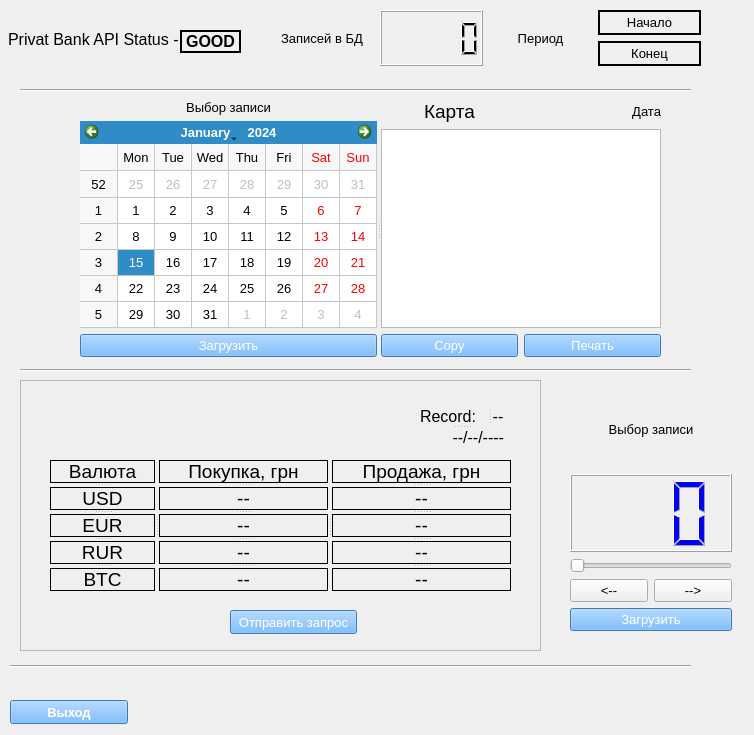
<?xml version="1.0" encoding="UTF-8"?>
<ui version="4.0">
 <class>Form</class>
 <widget class="QWidget" name="Form">
  <property name="geometry">
   <rect>
    <x>0</x>
    <y>0</y>
    <width>754</width>
    <height>735</height>
   </rect>
  </property>
  <property name="font">
   <font>
    <pointsize>10</pointsize>
   </font>
  </property>
  <property name="windowTitle">
   <string>Курс валют Приват Банк</string>
  </property>
  <property name="windowIcon">
   <iconset>
    <normaloff>Res/PrivatBank.ico</normaloff>Res/PrivatBank.ico</iconset>
  </property>
  <widget class="QPushButton" name="btn_exit">
   <property name="geometry">
    <rect>
     <x>10</x>
     <y>700</y>
     <width>118</width>
     <height>24</height>
    </rect>
   </property>
   <property name="font">
    <font>
     <pointsize>10</pointsize>
     <weight>75</weight>
     <bold>true</bold>
    </font>
   </property>
   <property name="styleSheet">
    <string notr="true">background-color: rgb(85, 170, 255);
color: rgb(255, 255, 255);</string>
   </property>
   <property name="text">
    <string>Выход</string>
   </property>
  </widget>
  <widget class="QWidget" name="layoutWidget">
   <property name="geometry">
    <rect>
     <x>270</x>
     <y>10</y>
     <width>431</width>
     <height>56</height>
    </rect>
   </property>
   <layout class="QHBoxLayout" name="horizontalLayout_5">
    <item>
     <layout class="QHBoxLayout" name="horizontalLayout_4">
      <item>
       <widget class="QLabel" name="label_2">
        <property name="font">
         <font>
          <pointsize>10</pointsize>
         </font>
        </property>
        <property name="text">
         <string>Записей в БД</string>
        </property>
        <property name="alignment">
         <set>Qt::AlignCenter</set>
        </property>
       </widget>
      </item>
      <item>
       <widget class="QLCDNumber" name="lcdNumber">
        <property name="intValue" stdset="0">
         <number>0</number>
        </property>
       </widget>
      </item>
     </layout>
    </item>
    <item>
     <layout class="QHBoxLayout" name="horizontalLayout_3">
      <item>
       <widget class="QLabel" name="label_3">
        <property name="font">
         <font>
          <pointsize>10</pointsize>
          <weight>50</weight>
          <bold>false</bold>
         </font>
        </property>
        <property name="text">
         <string>Период</string>
        </property>
        <property name="alignment">
         <set>Qt::AlignCenter</set>
        </property>
       </widget>
      </item>
      <item>
       <layout class="QVBoxLayout" name="verticalLayout">
        <item>
         <layout class="QHBoxLayout" name="horizontalLayout">
          <item>
           <widget class="QLabel" name="label_period_start">
            <property name="font">
             <font>
              <pointsize>10</pointsize>
             </font>
            </property>
            <property name="frameShape">
             <enum>QFrame::WinPanel</enum>
            </property>
            <property name="text">
             <string>Начало</string>
            </property>
            <property name="alignment">
             <set>Qt::AlignCenter</set>
            </property>
           </widget>
          </item>
         </layout>
        </item>
        <item>
         <layout class="QHBoxLayout" name="horizontalLayout_2">
          <item>
           <widget class="QLabel" name="label_period_end">
            <property name="font">
             <font>
              <pointsize>10</pointsize>
             </font>
            </property>
            <property name="frameShape">
             <enum>QFrame::WinPanel</enum>
            </property>
            <property name="text">
             <string>Конец</string>
            </property>
            <property name="alignment">
             <set>Qt::AlignCenter</set>
            </property>
           </widget>
          </item>
         </layout>
        </item>
       </layout>
      </item>
     </layout>
    </item>
   </layout>
  </widget>
  <widget class="QWidget" name="layoutWidget">
   <property name="geometry">
    <rect>
     <x>570</x>
     <y>390</y>
     <width>162</width>
     <height>241</height>
    </rect>
   </property>
   <layout class="QVBoxLayout" name="verticalLayout_5">
    <item>
     <widget class="QLabel" name="label_6">
      <property name="font">
       <font>
        <pointsize>10</pointsize>
       </font>
      </property>
      <property name="text">
       <string>Выбор записи</string>
      </property>
      <property name="alignment">
       <set>Qt::AlignCenter</set>
      </property>
      <property name="buddy">
       <cstring>horizontalSlider_sel_record</cstring>
      </property>
     </widget>
    </item>
    <item>
     <widget class="QLCDNumber" name="lcdNumber_sel_record">
      <property name="font">
       <font>
        <pointsize>10</pointsize>
       </font>
      </property>
      <property name="styleSheet">
       <string notr="true">color: rgb(0, 0, 255);
</string>
      </property>
      <property name="smallDecimalPoint">
       <bool>false</bool>
      </property>
      <property name="digitCount">
       <number>3</number>
      </property>
      <property name="segmentStyle">
       <enum>QLCDNumber::Filled</enum>
      </property>
     </widget>
    </item>
    <item>
     <layout class="QVBoxLayout" name="verticalLayout_2">
      <item>
       <widget class="QSlider" name="horizontalSlider_sel_record">
        <property name="autoFillBackground">
         <bool>false</bool>
        </property>
        <property name="minimum">
         <number>1</number>
        </property>
        <property name="maximum">
         <number>15</number>
        </property>
        <property name="value">
         <number>1</number>
        </property>
        <property name="sliderPosition">
         <number>1</number>
        </property>
        <property name="orientation">
         <enum>Qt::Horizontal</enum>
        </property>
        <property name="invertedAppearance">
         <bool>false</bool>
        </property>
       </widget>
      </item>
      <item>
       <layout class="QHBoxLayout" name="horizontalLayout_6">
        <item>
         <widget class="QPushButton" name="btn_left">
          <property name="text">
           <string>&lt;--</string>
          </property>
         </widget>
        </item>
        <item>
         <widget class="QPushButton" name="btn_right">
          <property name="text">
           <string>--&gt;</string>
          </property>
         </widget>
        </item>
       </layout>
      </item>
     </layout>
    </item>
    <item>
     <widget class="QPushButton" name="btn_load">
      <property name="styleSheet">
       <string notr="true">background-color: rgb(85, 170, 255);
color: rgb(255, 255, 255);</string>
      </property>
      <property name="text">
       <string>Загрузить</string>
      </property>
     </widget>
    </item>
   </layout>
  </widget>
  <widget class="Line" name="line">
   <property name="geometry">
    <rect>
     <x>20</x>
     <y>80</y>
     <width>671</width>
     <height>20</height>
    </rect>
   </property>
   <property name="orientation">
    <enum>Qt::Horizontal</enum>
   </property>
  </widget>
  <widget class="Line" name="line_2">
   <property name="geometry">
    <rect>
     <x>20</x>
     <y>360</y>
     <width>671</width>
     <height>20</height>
    </rect>
   </property>
   <property name="orientation">
    <enum>Qt::Horizontal</enum>
   </property>
  </widget>
  <widget class="QFrame" name="frame">
   <property name="geometry">
    <rect>
     <x>20</x>
     <y>380</y>
     <width>521</width>
     <height>271</height>
    </rect>
   </property>
   <property name="styleSheet">
    <string notr="true">border-color: rgb(0, 0, 0);</string>
   </property>
   <property name="frameShape">
    <enum>QFrame::StyledPanel</enum>
   </property>
   <property name="frameShadow">
    <enum>QFrame::Plain</enum>
   </property>
   <property name="lineWidth">
    <number>2</number>
   </property>
   <property name="midLineWidth">
    <number>0</number>
   </property>
   <widget class="QPushButton" name="btn_request">
    <property name="geometry">
     <rect>
      <x>210</x>
      <y>230</y>
      <width>127</width>
      <height>24</height>
     </rect>
    </property>
    <property name="font">
     <font>
      <pointsize>10</pointsize>
      <weight>50</weight>
      <bold>false</bold>
     </font>
    </property>
    <property name="styleSheet">
     <string notr="true">background-color: rgb(85, 170, 255);
color: rgb(255, 255, 255);</string>
    </property>
    <property name="text">
     <string>Отправить запрос</string>
    </property>
    <property name="autoDefault">
     <bool>false</bool>
    </property>
    <property name="default">
     <bool>false</bool>
    </property>
   </widget>
   <widget class="QSplitter" name="splitter_4">
    <property name="geometry">
     <rect>
      <x>30</x>
      <y>80</y>
      <width>461</width>
      <height>131</height>
     </rect>
    </property>
    <property name="orientation">
     <enum>Qt::Horizontal</enum>
    </property>
    <widget class="QSplitter" name="splitter">
     <property name="orientation">
      <enum>Qt::Vertical</enum>
     </property>
     <widget class="QLabel" name="label_12">
      <property name="font">
       <font>
        <pointsize>14</pointsize>
       </font>
      </property>
      <property name="frameShape">
       <enum>QFrame::Box</enum>
      </property>
      <property name="text">
       <string>Валюта</string>
      </property>
      <property name="alignment">
       <set>Qt::AlignCenter</set>
      </property>
     </widget>
     <widget class="QLabel" name="label_usd">
      <property name="font">
       <font>
        <pointsize>14</pointsize>
        <weight>50</weight>
        <bold>false</bold>
        <kerning>false</kerning>
       </font>
      </property>
      <property name="frameShape">
       <enum>QFrame::Box</enum>
      </property>
      <property name="text">
       <string>USD</string>
      </property>
      <property name="textFormat">
       <enum>Qt::AutoText</enum>
      </property>
      <property name="scaledContents">
       <bool>false</bool>
      </property>
      <property name="alignment">
       <set>Qt::AlignCenter</set>
      </property>
     </widget>
     <widget class="QLabel" name="label_eur">
      <property name="font">
       <font>
        <pointsize>14</pointsize>
        <weight>50</weight>
        <bold>false</bold>
        <kerning>false</kerning>
       </font>
      </property>
      <property name="frameShape">
       <enum>QFrame::Box</enum>
      </property>
      <property name="text">
       <string>EUR</string>
      </property>
      <property name="textFormat">
       <enum>Qt::AutoText</enum>
      </property>
      <property name="scaledContents">
       <bool>false</bool>
      </property>
      <property name="alignment">
       <set>Qt::AlignCenter</set>
      </property>
     </widget>
     <widget class="QLabel" name="label_rur">
      <property name="font">
       <font>
        <pointsize>14</pointsize>
        <weight>50</weight>
        <bold>false</bold>
        <kerning>false</kerning>
       </font>
      </property>
      <property name="frameShape">
       <enum>QFrame::Box</enum>
      </property>
      <property name="text">
       <string>RUR</string>
      </property>
      <property name="textFormat">
       <enum>Qt::AutoText</enum>
      </property>
      <property name="scaledContents">
       <bool>false</bool>
      </property>
      <property name="alignment">
       <set>Qt::AlignCenter</set>
      </property>
     </widget>
     <widget class="QLabel" name="label_btc">
      <property name="font">
       <font>
        <pointsize>14</pointsize>
        <weight>50</weight>
        <bold>false</bold>
        <kerning>false</kerning>
       </font>
      </property>
      <property name="frameShape">
       <enum>QFrame::Box</enum>
      </property>
      <property name="text">
       <string>BTC</string>
      </property>
      <property name="textFormat">
       <enum>Qt::AutoText</enum>
      </property>
      <property name="scaledContents">
       <bool>false</bool>
      </property>
      <property name="alignment">
       <set>Qt::AlignCenter</set>
      </property>
     </widget>
    </widget>
    <widget class="QSplitter" name="splitter_2">
     <property name="orientation">
      <enum>Qt::Vertical</enum>
     </property>
     <widget class="QLabel" name="label_13">
      <property name="font">
       <font>
        <pointsize>14</pointsize>
       </font>
      </property>
      <property name="frameShape">
       <enum>QFrame::Box</enum>
      </property>
      <property name="text">
       <string>Покупка, грн</string>
      </property>
      <property name="alignment">
       <set>Qt::AlignCenter</set>
      </property>
     </widget>
     <widget class="QLabel" name="label_usd_buy">
      <property name="font">
       <font>
        <pointsize>14</pointsize>
       </font>
      </property>
      <property name="frameShape">
       <enum>QFrame::Box</enum>
      </property>
      <property name="text">
       <string>--</string>
      </property>
      <property name="alignment">
       <set>Qt::AlignCenter</set>
      </property>
     </widget>
     <widget class="QLabel" name="label_eur_buy">
      <property name="font">
       <font>
        <pointsize>14</pointsize>
       </font>
      </property>
      <property name="frameShape">
       <enum>QFrame::Box</enum>
      </property>
      <property name="text">
       <string>--</string>
      </property>
      <property name="alignment">
       <set>Qt::AlignCenter</set>
      </property>
     </widget>
     <widget class="QLabel" name="label_rur_buy">
      <property name="font">
       <font>
        <pointsize>14</pointsize>
       </font>
      </property>
      <property name="frameShape">
       <enum>QFrame::Box</enum>
      </property>
      <property name="text">
       <string>--</string>
      </property>
      <property name="alignment">
       <set>Qt::AlignCenter</set>
      </property>
     </widget>
     <widget class="QLabel" name="label_btc_buy">
      <property name="font">
       <font>
        <pointsize>14</pointsize>
       </font>
      </property>
      <property name="frameShape">
       <enum>QFrame::Box</enum>
      </property>
      <property name="text">
       <string>--</string>
      </property>
      <property name="alignment">
       <set>Qt::AlignCenter</set>
      </property>
     </widget>
    </widget>
    <widget class="QSplitter" name="splitter_3">
     <property name="orientation">
      <enum>Qt::Vertical</enum>
     </property>
     <widget class="QLabel" name="label_14">
      <property name="font">
       <font>
        <pointsize>14</pointsize>
       </font>
      </property>
      <property name="frameShape">
       <enum>QFrame::Box</enum>
      </property>
      <property name="text">
       <string>Продажа, грн</string>
      </property>
      <property name="alignment">
       <set>Qt::AlignCenter</set>
      </property>
     </widget>
     <widget class="QLabel" name="label_usd_sale">
      <property name="font">
       <font>
        <pointsize>14</pointsize>
       </font>
      </property>
      <property name="frameShape">
       <enum>QFrame::Box</enum>
      </property>
      <property name="text">
       <string>--</string>
      </property>
      <property name="alignment">
       <set>Qt::AlignCenter</set>
      </property>
     </widget>
     <widget class="QLabel" name="label_eur_sale">
      <property name="font">
       <font>
        <pointsize>14</pointsize>
       </font>
      </property>
      <property name="frameShape">
       <enum>QFrame::Box</enum>
      </property>
      <property name="text">
       <string>--</string>
      </property>
      <property name="alignment">
       <set>Qt::AlignCenter</set>
      </property>
     </widget>
     <widget class="QLabel" name="label_rur_sale">
      <property name="font">
       <font>
        <pointsize>14</pointsize>
       </font>
      </property>
      <property name="frameShape">
       <enum>QFrame::Box</enum>
      </property>
      <property name="text">
       <string>--</string>
      </property>
      <property name="alignment">
       <set>Qt::AlignCenter</set>
      </property>
     </widget>
     <widget class="QLabel" name="label_btc_sale">
      <property name="font">
       <font>
        <pointsize>14</pointsize>
       </font>
      </property>
      <property name="frameShape">
       <enum>QFrame::Box</enum>
      </property>
      <property name="text">
       <string>--</string>
      </property>
      <property name="alignment">
       <set>Qt::AlignCenter</set>
      </property>
     </widget>
    </widget>
   </widget>
   <widget class="QSplitter" name="splitter_6">
    <property name="geometry">
     <rect>
      <x>400</x>
      <y>28</y>
      <width>84</width>
      <height>38</height>
     </rect>
    </property>
    <property name="orientation">
     <enum>Qt::Vertical</enum>
    </property>
    <widget class="QSplitter" name="splitter_5">
     <property name="orientation">
      <enum>Qt::Horizontal</enum>
     </property>
     <widget class="QLabel" name="label_7">
      <property name="font">
       <font>
        <pointsize>12</pointsize>
       </font>
      </property>
      <property name="text">
       <string>Record: </string>
      </property>
     </widget>
     <widget class="QLabel" name="label_rec_number">
      <property name="font">
       <font>
        <pointsize>12</pointsize>
       </font>
      </property>
      <property name="text">
       <string>--</string>
      </property>
      <property name="alignment">
       <set>Qt::AlignCenter</set>
      </property>
     </widget>
    </widget>
    <widget class="QLabel" name="label_rec_date">
     <property name="font">
      <font>
       <pointsize>12</pointsize>
      </font>
     </property>
     <property name="text">
      <string>--/--/----</string>
     </property>
     <property name="alignment">
      <set>Qt::AlignRight|Qt::AlignTrailing|Qt::AlignVCenter</set>
     </property>
    </widget>
   </widget>
   <zorder>splitter_4</zorder>
   <zorder>splitter_6</zorder>
   <zorder>btn_request</zorder>
  </widget>
  <widget class="QLabel" name="label_PB_status_text">
   <property name="geometry">
    <rect>
     <x>8</x>
     <y>30</y>
     <width>174</width>
     <height>19</height>
    </rect>
   </property>
   <property name="font">
    <font>
     <pointsize>12</pointsize>
    </font>
   </property>
   <property name="text">
    <string>Privat Bank API Status - </string>
   </property>
  </widget>
  <widget class="QLabel" name="label_PB_status">
   <property name="geometry">
    <rect>
     <x>180</x>
     <y>30</y>
     <width>61</width>
     <height>23</height>
    </rect>
   </property>
   <property name="font">
    <font>
     <pointsize>12</pointsize>
     <weight>75</weight>
     <bold>true</bold>
    </font>
   </property>
   <property name="styleSheet">
    <string notr="true"/>
   </property>
   <property name="frameShape">
    <enum>QFrame::WinPanel</enum>
   </property>
   <property name="text">
    <string>GOOD</string>
   </property>
   <property name="alignment">
    <set>Qt::AlignCenter</set>
   </property>
  </widget>
  <widget class="Line" name="line_3">
   <property name="geometry">
    <rect>
     <x>10</x>
     <y>656</y>
     <width>681</width>
     <height>20</height>
    </rect>
   </property>
   <property name="orientation">
    <enum>Qt::Horizontal</enum>
   </property>
  </widget>
  <widget class="QSplitter" name="splitter_7">
   <property name="geometry">
    <rect>
     <x>80</x>
     <y>100</y>
     <width>581</width>
     <height>257</height>
    </rect>
   </property>
   <property name="orientation">
    <enum>Qt::Horizontal</enum>
   </property>
   <widget class="QWidget" name="layoutWidget">
    <layout class="QVBoxLayout" name="verticalLayout_4">
     <item>
      <widget class="QLabel" name="label_calendar">
       <property name="text">
        <string>Выбор записи</string>
       </property>
       <property name="alignment">
        <set>Qt::AlignCenter</set>
       </property>
       <property name="buddy">
        <cstring>calendarWidget</cstring>
       </property>
      </widget>
     </item>
     <item>
      <layout class="QVBoxLayout" name="verticalLayout_3">
       <item>
        <widget class="QCalendarWidget" name="calendarWidget">
         <property name="gridVisible">
          <bool>true</bool>
         </property>
        </widget>
       </item>
       <item>
        <widget class="QPushButton" name="btn_load_calendar">
         <property name="styleSheet">
          <string notr="true">background-color: rgb(85, 170, 255);
color: rgb(255, 255, 255);</string>
         </property>
         <property name="text">
          <string>Загрузить</string>
         </property>
        </widget>
       </item>
      </layout>
     </item>
    </layout>
   </widget>
   <widget class="QWidget" name="layoutWidget">
    <layout class="QVBoxLayout" name="verticalLayout_result_box">
     <item>
      <layout class="QHBoxLayout" name="horizontalLayout_result_data">
       <item>
        <widget class="QLabel" name="label">
         <property name="font">
          <font>
           <pointsize>14</pointsize>
          </font>
         </property>
         <property name="styleSheet">
          <string notr="true">border-color: rgb(0, 170, 255);</string>
         </property>
         <property name="text">
          <string>Карта</string>
         </property>
         <property name="alignment">
          <set>Qt::AlignCenter</set>
         </property>
         <property name="buddy">
          <cstring>textEdit</cstring>
         </property>
        </widget>
       </item>
       <item>
        <widget class="QLabel" name="label_date">
         <property name="font">
          <font>
           <pointsize>10</pointsize>
          </font>
         </property>
         <property name="text">
          <string>Дата</string>
         </property>
         <property name="alignment">
          <set>Qt::AlignRight|Qt::AlignTrailing|Qt::AlignVCenter</set>
         </property>
         <property name="buddy">
          <cstring>textEdit</cstring>
         </property>
        </widget>
       </item>
      </layout>
     </item>
     <item>
      <widget class="QTextEdit" name="textEdit">
       <property name="font">
        <font>
         <pointsize>10</pointsize>
        </font>
       </property>
       <property name="autoFormatting">
        <set>QTextEdit::AutoAll</set>
       </property>
       <property name="readOnly">
        <bool>true</bool>
       </property>
       <property name="html">
        <string>&lt;!DOCTYPE HTML PUBLIC &quot;-//W3C//DTD HTML 4.0//EN&quot; &quot;http://www.w3.org/TR/REC-html40/strict.dtd&quot;&gt;
&lt;html&gt;&lt;head&gt;&lt;meta name=&quot;qrichtext&quot; content=&quot;1&quot; /&gt;&lt;style type=&quot;text/css&quot;&gt;
p, li { white-space: pre-wrap; }
&lt;/style&gt;&lt;/head&gt;&lt;body style=&quot; font-family:'MS Shell Dlg 2'; font-size:10pt; font-weight:400; font-style:normal;&quot;&gt;
&lt;p style=&quot;-qt-paragraph-type:empty; margin-top:0px; margin-bottom:0px; margin-left:0px; margin-right:0px; -qt-block-indent:0; text-indent:0px; font-size:8.25pt;&quot;&gt;&lt;br /&gt;&lt;/p&gt;&lt;/body&gt;&lt;/html&gt;</string>
       </property>
      </widget>
     </item>
     <item>
      <layout class="QHBoxLayout" name="horizontalLayout_btns">
       <item>
        <widget class="QPushButton" name="btn_copy">
         <property name="styleSheet">
          <string notr="true">background-color: rgb(85, 170, 255);
color: rgb(255, 255, 255);</string>
         </property>
         <property name="text">
          <string>Copy</string>
         </property>
        </widget>
       </item>
       <item>
        <widget class="QPushButton" name="btn_print">
         <property name="toolTip">
          <string>&lt;html&gt;&lt;head/&gt;&lt;body&gt;&lt;p&gt;Print Tool Tip&lt;/p&gt;&lt;/body&gt;&lt;/html&gt;</string>
         </property>
         <property name="whatsThis">
          <string>&lt;html&gt;&lt;head/&gt;&lt;body&gt;&lt;p&gt;Print command What this&lt;/p&gt;&lt;/body&gt;&lt;/html&gt;</string>
         </property>
         <property name="styleSheet">
          <string notr="true">background-color: rgb(85, 170, 255);
color: rgb(255, 255, 255);</string>
         </property>
         <property name="text">
          <string>Печать</string>
         </property>
        </widget>
       </item>
      </layout>
     </item>
    </layout>
   </widget>
  </widget>
  <zorder>splitter_7</zorder>
  <zorder>layoutWidget</zorder>
  <zorder>layoutWidget</zorder>
  <zorder>btn_exit</zorder>
  <zorder>line</zorder>
  <zorder>line_2</zorder>
  <zorder>frame</zorder>
  <zorder>label_PB_status_text</zorder>
  <zorder>label_PB_status</zorder>
  <zorder>line_3</zorder>
 </widget>
 <resources/>
 <connections>
  <connection>
   <sender>btn_copy</sender>
   <signal>clicked()</signal>
   <receiver>textEdit</receiver>
   <slot>copy()</slot>
   <hints>
    <hint type="sourcelabel">
     <x>813</x>
     <y>347</y>
    </hint>
    <hint type="destinationlabel">
     <x>917</x>
     <y>216</y>
    </hint>
   </hints>
  </connection>
 </connections>
</ui>
